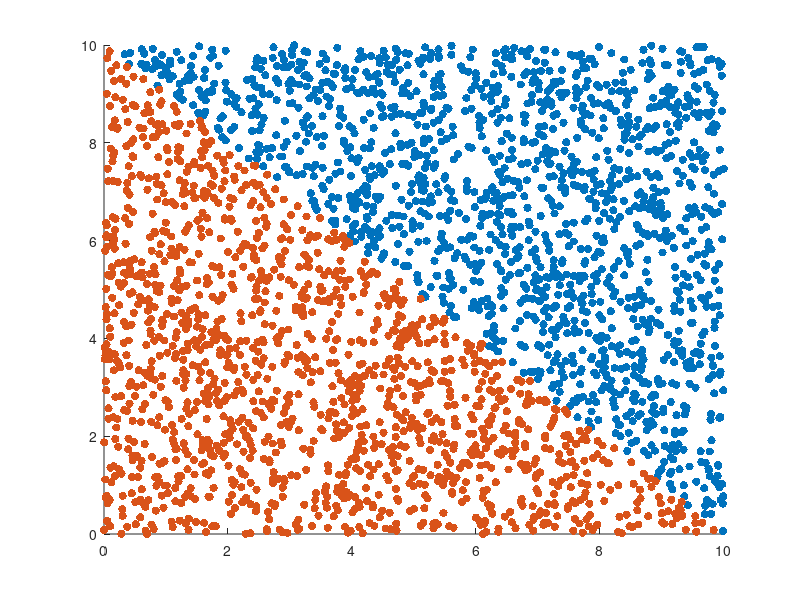

Write MATLAB code to recreate this figure.
clear
clear all

nVec = 3000;
aN=0;
bN=5;
P = [aN + (bN+bN)*rand(1),aN + (bN+bN)*rand(1)];
n = zeros(nVec,3);
for i=1:nVec
   rX = aN + (bN+bN)*rand(1);
   rY = aN + (bN+bN)*rand(1);
   n(i,1) = rX;
   n(i,2) = rY;
end


for i=1: nVec
    subX = n(i,:);
    f = subX(1)+subX(2)-10;
    
    if f>0
        subX(3) = 1;
        n(i,:) = subX;
    end
end

blues = n(n(:,3) == 1,:);
greens = n(n(:,3) == 0,:);

scatter( blues(:,1), blues(:,2), [], 'blue', 'filled');
hold on
scatter( greens(:,1), greens(:,2), [], 'green', 'filled');
hold on




